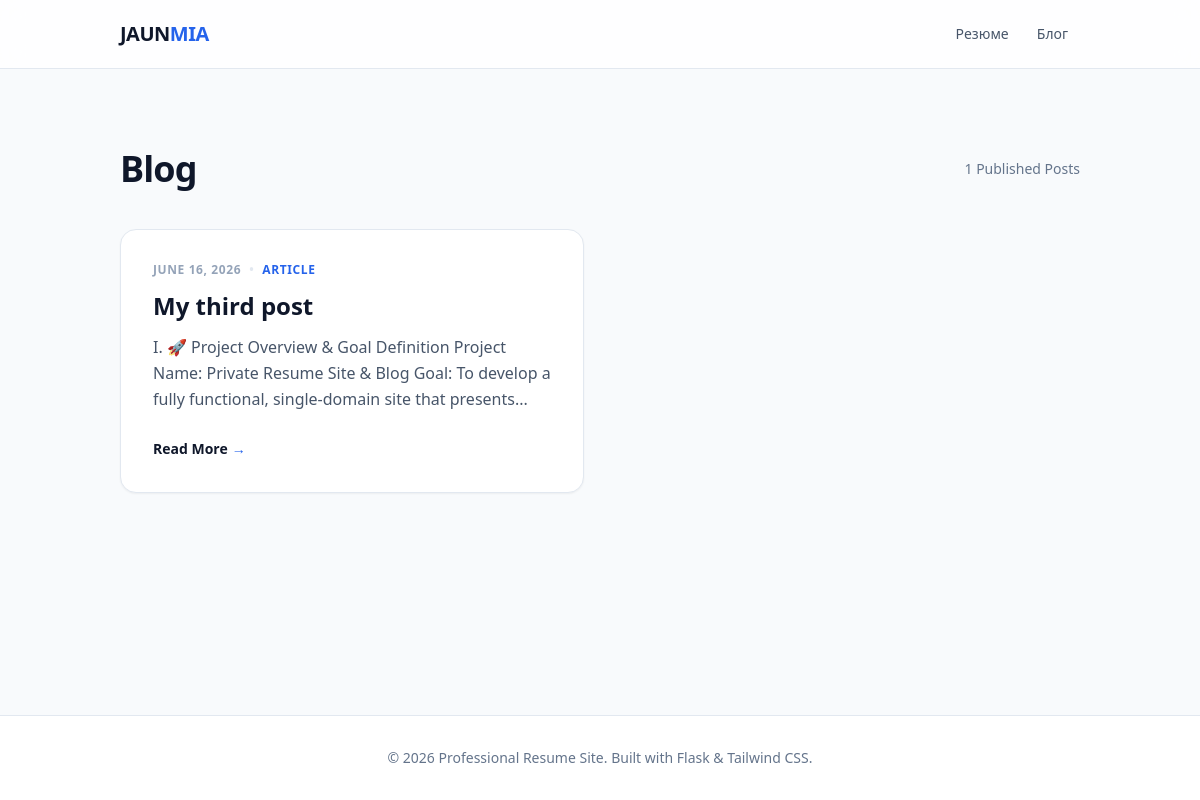
/blog/, run on an earlier commit of the app's database.
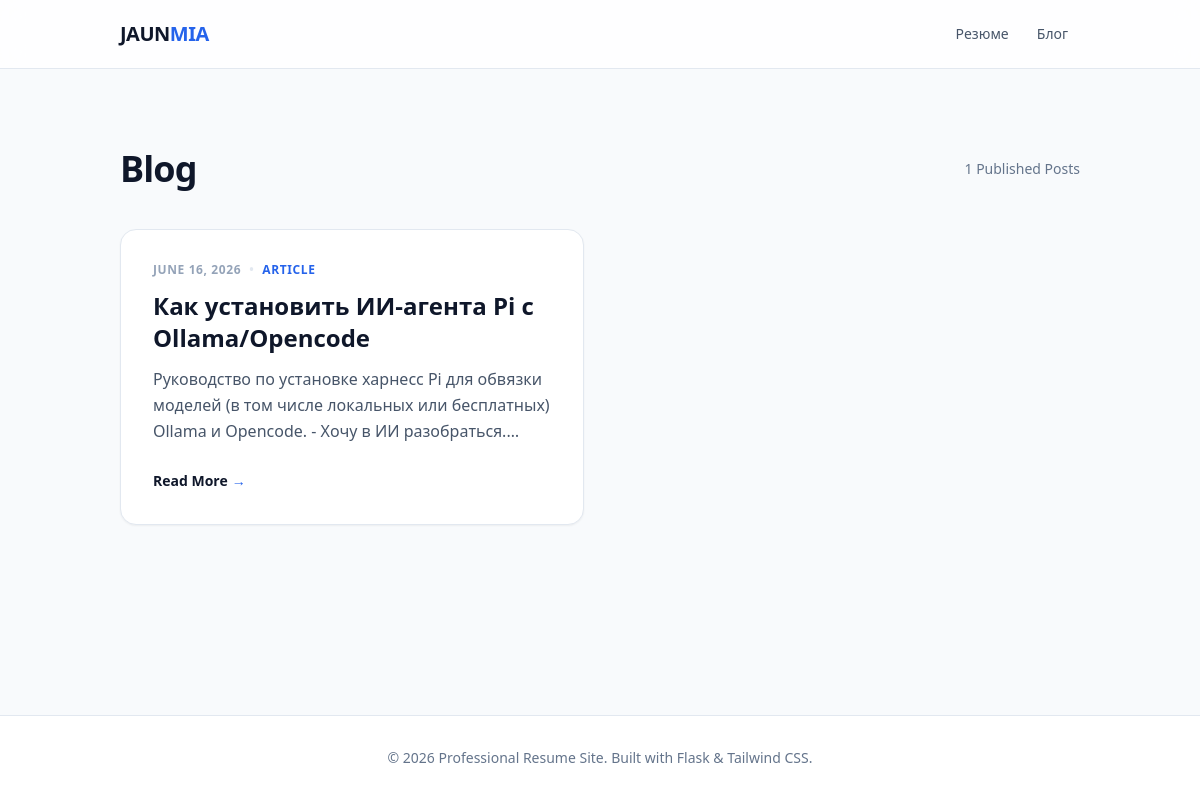
And on a later commit of the database.
### blog/models.py (models this page shows, shortened)
class BlogPost(db.Model):
    __tablename__ = 'blog_posts'
    id = db.Column(db.Integer, primary_key=True)
    title = db.Column(db.String(200), nullable=False)
    slug = db.Column(db.String(200), unique=True, nullable=False) # URL-friendly version of title
    date_posted = db.Column(db.DateTime, default=datetime.utcnow)
    content = db.Column(db.Text, nullable=False)
    is_published = db.Column(db.Boolean, default=False)

### blog/routes.py (the view)
@blog_bp.route('/')
def index():
    try:
        posts = BlogPost.query.filter_by(is_published=True).order_by(BlogPost.date_posted.desc()).all()
        return render_template('blog/index.html', posts=posts)
    except Exception as e:
        abort(500)

### templates/blog/index.html (shortened to what this page needs)
{% extends "base.html" %}
{% block content %}
<div class="py-10">
    <div class="flex justify-between items-center mb-10">
        <h1 class="text-4xl font-extrabold text-slate-900 tracking-tight">Blog</h1>
        <span class="text-sm text-slate-500 font-medium">{{ posts|length }} Published Posts</span>
    </div>
    <div class="grid grid-cols-1 md:grid-cols-2 gap-8">
        {% for post in posts %}
        <article class="group bg-white p-8 rounded-2xl border border-slate-200 shadow-sm hover:shadow-md transition-all hover:-translate-y-1">
            <div class="flex items-center gap-2 text-xs font-bold text-slate-400 uppercase tracking-wider mb-3">
                <span>{{ post.date_posted.strftime('%B %d, %Y') }}</span>
                <span class="text-slate-200">•</span>
                <span class="text-blue-600">Article</span>
            </div>
            <h2 class="text-2xl font-bold text-slate-900 mb-3 group-hover:text-blue-600 transition-colors">
                {{ post.title }}
            </h2>
            <p class="text-slate-600 leading-relaxed mb-6 line-clamp-3">
                {{ post.content | markdown | striptags | truncate(160) }}
            </p>
            <a href="{{ url_for('blog.post', slug=post.slug) }}" class="text-sm font-bold text-slate-900 inline-flex items-center gap-1 group-hover:gap-2 transition-all">
                Read More
                <span class="text-blue-600">→</span>
            </a>
        </article>
        {% else %}
        <div class="col-span-full text-center py-20 bg-slate-50 rounded-3xl border-2 border-dashed border-slate-200">
            <p class="text-slate-500 italic">No published posts yet. Stay tuned for updates!</p>
        </div>
        {% endfor %}
    </div>
</div>
{% endblock %}

### templates/base.html (shortened to what this page needs)
<!DOCTYPE html>
<html lang="en">
<head>
    <script src="https://cdn.tailwindcss.com"></script>
    <link rel="stylesheet" href="{{ url_for('static', filename='css/styles.css') }}">
</head>
<body class="bg-slate-50 text-slate-900 font-sans leading-normal flex flex-col min-h-screen">
    <nav class="bg-white/80 backdrop-blur-md sticky top-0 z-50 border-b border-slate-200 py-4 transition-all">
        <div class="max-w-5xl mx-auto px-4 sm:px-6 lg:px-8 flex justify-between items-center">
            <a href="{{ url_for('home') }}" class="text-xl font-bold tracking-tight text-slate-900 hover:text-blue-600 transition-colors duration-300 ease-in-out">
                JAUN<span class="text-blue-600">MIA</span>
            </a>
            <div class="flex space-x-1 items-center">
                <a href="{{ url_for('home') }}" class="px-3 py-2 rounded-md text-sm font-medium text-slate-600 hover:text-blue-600 hover:bg-slate-100 transition-all duration-200">Резюме</a>
                <a href="{{ url_for('blog.index') }}" class="px-3 py-2 rounded-md text-sm font-medium text-slate-600 hover:text-blue-600 hover:bg-slate-100 transition-all duration-200">Блог</a>
            </div>
        </div>
    </nav>
    <main class="flex-grow py-10">
        <div class="max-w-5xl mx-auto px-4 sm:px-6 lg:px-8">
            {% block content %}{% endblock %}
        </div>
    </main>
    <footer class="bg-white border-t border-slate-200 py-8">
        <div class="max-w-5xl mx-auto px-4 sm:px-6 lg:px-8 text-center text-slate-500 text-sm">
            <p>&copy; 2026 Professional Resume Site. Built with Flask & Tailwind CSS.</p>
        </div>
    </footer>
</body>
</html>

### templates/base.html (style rules this page uses)
:root { --accent-color: #2563eb; }

What changed in the data, as far as the page shows it:
changed BlogPost: title "My third post" → "Как установить ИИ-агента Pi с Ollama/Opencode"; content "I. 🚀 Project Overview & Goal Definition Project Name: Private Resume Site & Blog Goal: To develop a fully functional, single-domain site that presents..." → "Руководство по установке харнесс Pi для обвязки моделей (в том числе локальных или бесплатных) Ollama и Opencode. - Хочу в ИИ…"
